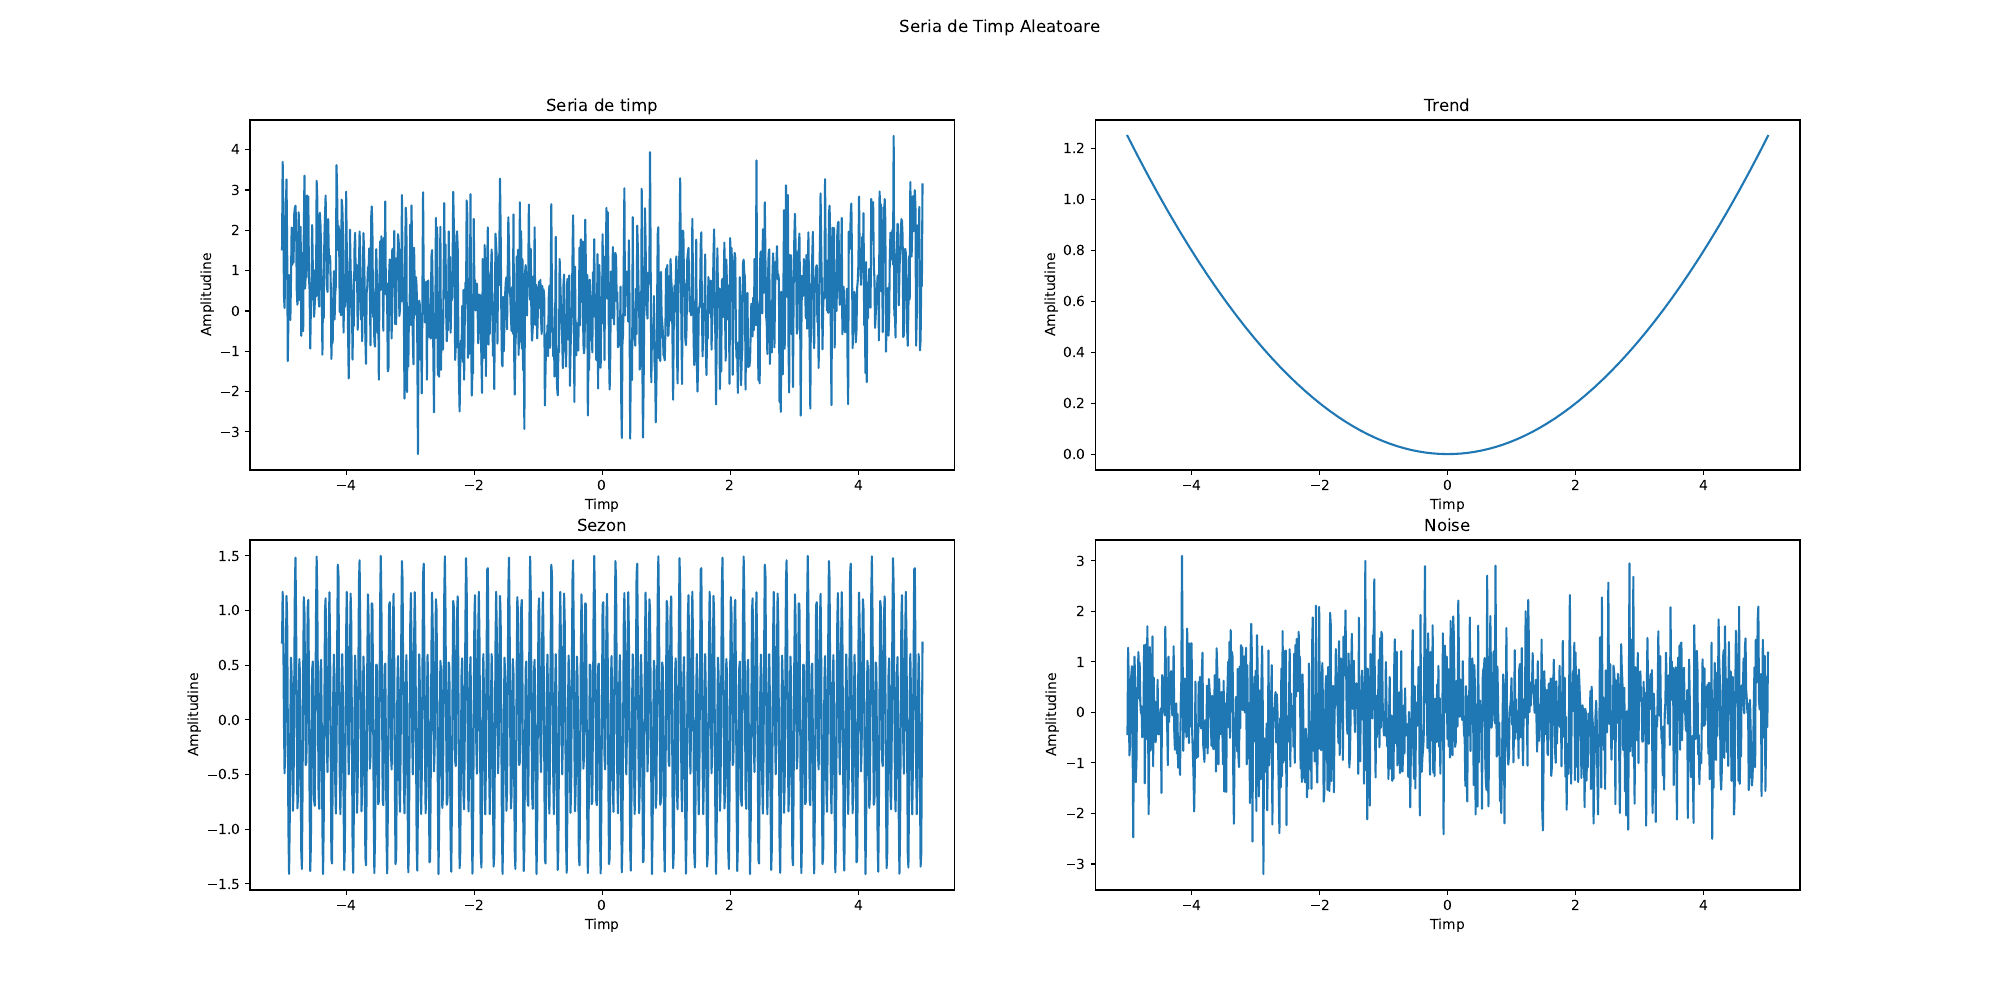

The script that saved this image:
import numpy as np
import sklearn as sk
import matplotlib.pyplot as plt
np.random.seed(25)

# a)

x = np.linspace(-5, 5, 1000)
y_trend = x**2 / 20
y_sezon =  np.sin(2 * np.pi * 15 * x + np.pi/4) + 1/2 * np.sin(2 * np.pi * 6 * x)
y_noise = np.random.normal(size=1000)
y = y_trend + y_sezon + y_noise

fig, axs = plt.subplots(2,2, figsize=(20, 10))
fig.suptitle("Seria de Timp Aleatoare")
axs[0][0].plot(x, y, label="Seria de timp")
axs[0][0].set_xlabel("Timp")
axs[0][0].set_ylabel("Amplitudine")
axs[0][0].set_title("Seria de timp")
axs[0][1].plot(x, y_trend, label="Trend")
axs[0][1].set_xlabel("Timp")
axs[0][1].set_ylabel("Amplitudine")
axs[0][1].set_title("Trend")
axs[1][0].plot(x, y_sezon, label="Sezon")
axs[1][0].set_title("Sezon")
axs[1][0].set_xlabel("Timp")
axs[1][0].set_ylabel("Amplitudine")
axs[1][1].plot(x, y_noise, label="Noise")
axs[1][1].set_title("Noise")
axs[1][1].set_xlabel("Timp")
axs[1][1].set_ylabel("Amplitudine")
plt.savefig("8_1_Seria_de_timp.pdf")

# b)

# Corelatia este echivalenta cu convolutia cu array-ul inversat
# Refolosesc implementarea mea din laboratorul 6
def convolutia(polinom1, polinom2):
    N1, N2 = len(polinom1), len(polinom2)
    N = None
    if N1==N2:
        N = N1
    if N1 > N2:
        N = N1
        polinom2 = np.pad(polinom2, (N1-N2, 0))
    else:
        N = N2
        polinom1 = np.pad(polinom1, (N2-N1, 0))
        
    haha = [x for x in range(2*N-1)]
    res = []
    for i in haha:
        sum = 0
        for j in haha[:i+1]:
            if i-j < N and j < N:
                sum += polinom1[j] * polinom2[i-j]
        res.append(sum)
    return np.array(res[2*N-1-(N1+N2)+1:])

# In numpy este functia np.correlate(y, y, mode="full") care este echivalent cu 
# convolutia(y, y[::-1])

y_norm = y - np.mean(y)
y_autocorelatie = convolutia(y_norm,y_norm[::-1])
y_autocorelatie = y_autocorelatie / np.max(y_autocorelatie)
fig, axs = plt.subplots(2, figsize=(10, 6))
fig.suptitle("Autocorelatia Seriei de Timp")
axs[0].plot(x, y)
axs[0].set_title("Seria de timp")
axs[1].plot(y_autocorelatie)
axs[1].set_title("Autocorelatia")
plt.savefig("8_1_Autocorelatia.pdf")

# c)

def get_x(serie_timp,p):

    serie_timp = serie_timp - np.mean(serie_timp)
    vector_autocorelatie = convolutia(serie_timp, serie_timp[::-1])
    mij = len(vector_autocorelatie)//2
    gamma = vector_autocorelatie[mij: mij+p+1]
    if gamma[0] != 0:
        temp = gamma[0]
        gamma = gamma / temp
    Gamma_mare = np.zeros((p,p))
    for i in range(p):
        for j in range(p):
            Gamma_mare[i][j] = gamma[abs(j-i)]
    gamma_mic = gamma[1:p+1]
    x = np.linalg.solve(Gamma_mare, gamma_mic)
    return x

def make_predictions(number_of_predictions, serie_timp, p, x_star):
    for _ in range(number_of_predictions):
        predictie = np.dot(serie_timp[-p:][::-1] - medie, x_star)
        serie_timp = np.append(serie_timp, predictie + medie)
    return serie_timp


m = 10
p = 7
number_of_predictions = 10
x_star = get_x(y[-m:], p)
medie = np.mean(y[-m:])

y_predictions = y[:-number_of_predictions]
y_predictions = make_predictions(number_of_predictions, y_predictions, p, x_star)

fig, axs = plt.subplots(2, figsize=(8, 10))
axs[0].plot(x[-15:], y[-15:])
axs[0].set_title("Seria originala")
axs[0].set_ylabel("Amplitudine")
axs[0].set_xlabel("timp")
axs[1].plot(x[-15:], y_predictions[-15:])
axs[1].set_ylabel("Amplitudine")
axs[1].set_xlabel("timp")
axs[1].set_title("Seria dupa prezicere")
plt.savefig("8_1_Predicitie la ultimul punct.pdf")

# # d)


best_MSE = 10e10
best_prediction = None
for p_i in range(2, 50):
    for m_i in range(p_i+2, 251):
        number_of_predictions = 1
        x_star = get_x(y[-m_i:], p_i)
        medie = np.mean(y[-m_i:])
        y_predictions = y[:-number_of_predictions]
        y_prediction = make_predictions(number_of_predictions, y_predictions, p_i, x_star)[-1]
        MSE = (y_prediction - y[-1])**2
        print(f"Incercam m={m_i} p={p_i} cu MSE={MSE}")
        if MSE < best_MSE:
            print(f"Success m={m_i} p={p_i}")
            best_m = m_i
            best_p = p_i
            best_MSE = MSE
            best_prediction = y_prediction


y_predictions = np.append(y[:-1], best_prediction)
print(best_m, best_p, best_MSE)
fig, axs = plt.subplots(2, figsize=(8, 10))
fig.suptitle("Predictie dupa fine-tuning")
axs[0].plot(x[-5:], y[-5:])
axs[0].set_title("Original")
axs[0].set_xlabel("Timp")
axs[0].set_ylabel("Amplitudine")
axs[1].plot(x[-5:], y_predictions[-5:])
axs[1].set_title(f"Predicitie (m={best_m}, p={best_p})")
axs[1].set_xlabel("Timp")
axs[1].set_ylabel("Amplitudine")
plt.savefig("8_1_Predictie_Fine_Tunning.pdf")


